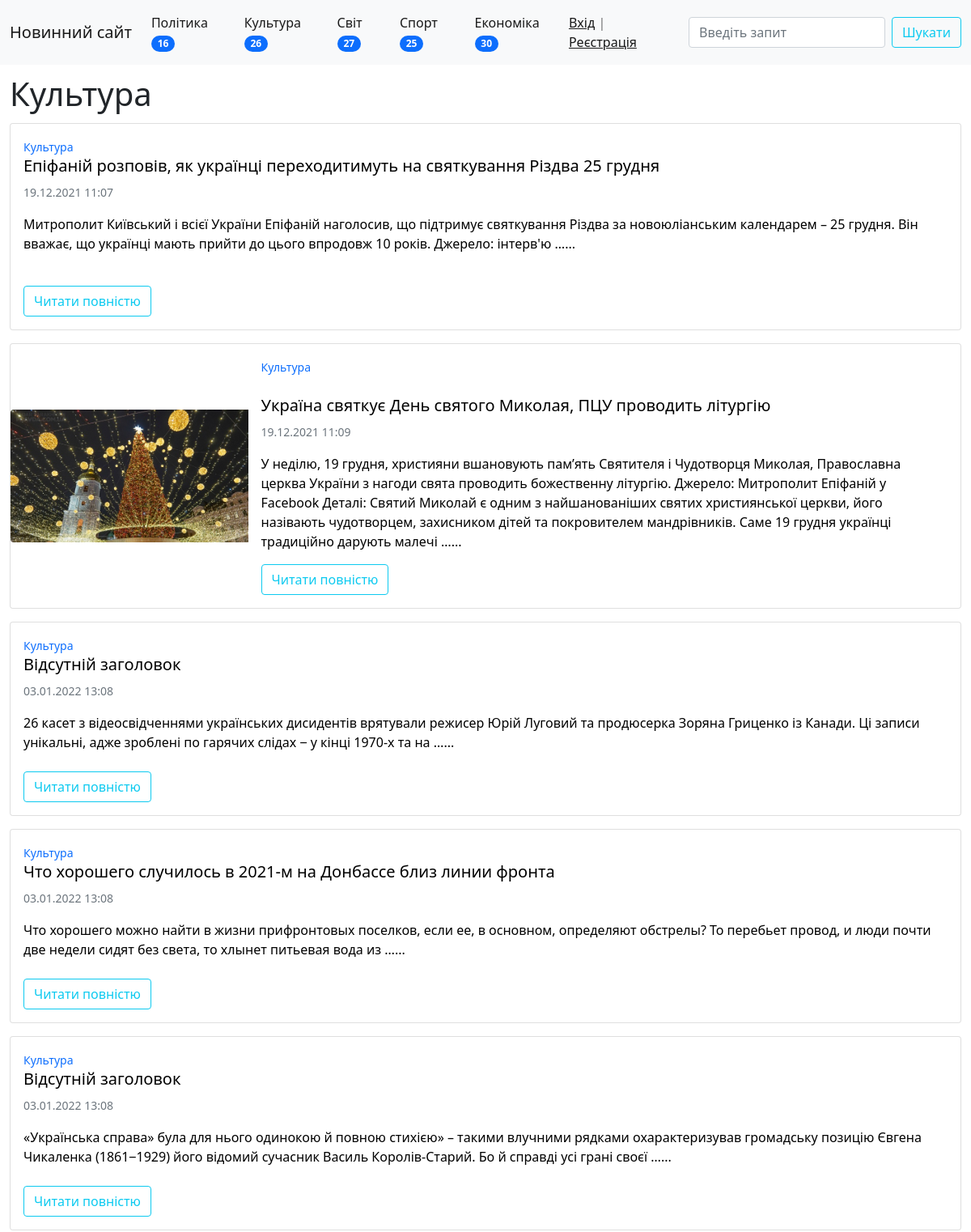
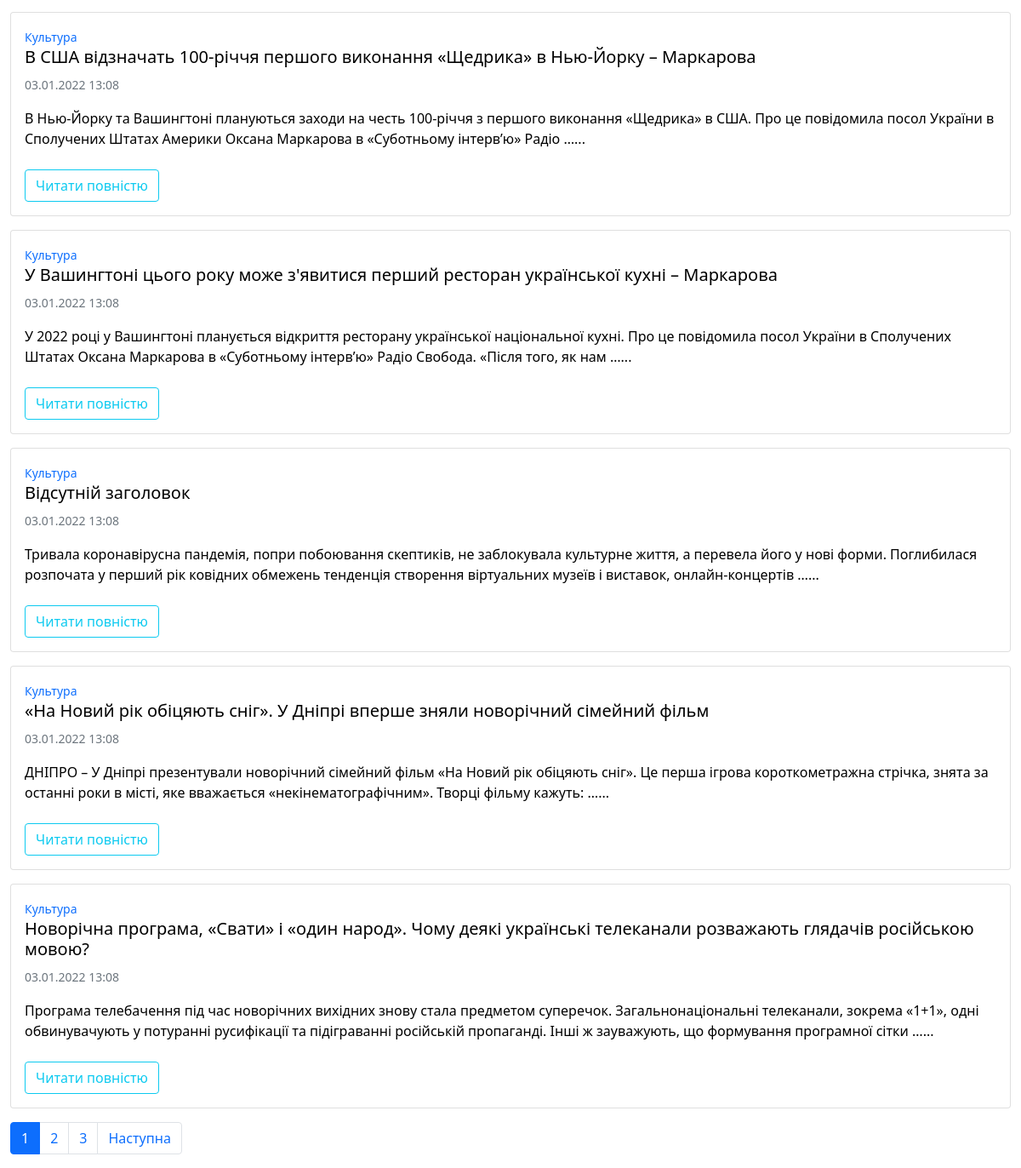
The app's page /category/2/ with its own data (2 pictures, top to bottom).
### news/models.py (models this page shows, shortened)
class Categories(models.Model):
    title = models.CharField(max_length=100, verbose_name='Категорія')
    class Meta:
        verbose_name = 'Категорія'
        verbose_name_plural = 'Категорії'
        ordering = ('id', )
    def __str__(self):
        return self.title
    def get_absolute_url(self):
        return reverse('category', kwargs={'category_id': self.pk})

class News(models.Model):
    title = models.CharField(max_length=150, verbose_name='Назва статті')
    content = models.TextField(blank=True, verbose_name='Контент статті')
    created_at = models.DateTimeField(auto_now_add=True, verbose_name='Створено')
    updated_at = models.DateTimeField(auto_now=True, verbose_name='Оновлено')
    photo = models.ImageField(verbose_name='Фото', upload_to='media/%Y/%m/%d/', max_length=150, blank=True)
    is_published = models.BooleanField(default=True, verbose_name='Опубліковано')
    category = models.ForeignKey('Categories', on_delete=models.CASCADE, verbose_name='Категорія')
    views_count = models.IntegerField(default=0, verbose_name='Кількість переглядів')
    class Meta:
        verbose_name = 'Новина'
        verbose_name_plural = 'Новини'
        ordering = ('created_at',)
    def get_absolute_url(self):
        return reverse('news_info', kwargs={'pk': self.pk})

### news/views.py (the view)
# urls.py: path('category/<int:category_id>/', CategoryNews.as_view(), name='category'),
class CategoryNews(ListView):
    model = News
    template_name = 'news/category_news.html'
    context_object_name = 'news'
    allow_empty = False
    paginate_by = 10
    def get_context_data(self, *, object_list=None, **kwargs):
        context = super().get_context_data(**kwargs)
        context['category'] = Categories.objects.get(pk=self.kwargs['category_id'])
        return context
    def get_queryset(self):
        return News.objects.filter(category=self.kwargs['category_id'], is_published=True).select_related('category')

### news/templatetags/news_tags.py (called while the page is built)
@register.simple_tag(name='get_list_categories')
def get_category():
    return Categories.objects.annotate(cnt=Count('news', filter=F('news__is_published'))).filter(cnt__gt=0)

### news/templates/news/category_news.html (shortened to what this page needs)
{% extends 'base.html' %}
{% block content %}
    <h1 style="margin: 1%">{{ category.title }}</h1>
    {{ block.super }}
{% endblock %}

### templates/base.html (shortened to what this page needs)
{% load static %}
<!doctype html>
<html lang="uk">
<head>
    <link href="{% static 'bootstrap/css/bootstrap.min.css' %}" rel="stylesheet">
    <link href="{% static 'custom/style.css' %}" rel="stylesheet">
</head>
<body>
{% block navbar %}
    {% include "inc/_navbar.html" %}
{% endblock %}
{% block content %}
    {% for item in news %}
        <div class="card mb-3"
             style="max-width: 100%; margin-bottom: auto; margin-top: auto; margin-left: 1%; margin-right: 1%;">
            <div class="row g-0">
                {% if item.photo %}
                    <div class="col-md-3 " style="margin-top: auto; margin-bottom: auto">
                        <a href="{{ item.get_absolute_url }}" style="text-decoration: none">
                            <img src="{{ item.photo.url }}" class="img-fluid rounded-start" alt="...">
                        </a>
                    </div>
                    <div class="col">
                        <div class="card-body">
                            <a href="{{ item.get_absolute_url }}" style="text-decoration: none">
                                <p class="card-text"><small>{{ item.category }}</small></p>
                            </a>
                            <br>
                            <a href="{{ item.get_absolute_url }}" style="text-decoration: none; color: black">
                                <h5 class="card-title">{{ item.title }}</h5>
                                <p class="card-text"><small
                                        class="text-muted">{{ item.created_at|date:"d.m.Y  H:i" }}</small></p>
                                <p class="card-text">{{ item.content|safe|linebreaks|truncatewords:50 }}...</p>
                            </a>
                            <a href="{{ item.get_absolute_url }}">
                                <button type="button" class="btn btn-outline-info">Читати повністю</button>
                            </a>
                        </div>
                    </div>
                {% else %}
                    <div class="col">
                        <div class="card-body">
                            <a href="{{ item.get_absolute_url }}" style="text-decoration: none">
                                <p class="card-text"><small>{{ item.category }}</small></p>
                            </a>
                            <a href="{{ item.get_absolute_url }}" style="text-decoration: none; color: black">
                                <h5 class="card-title">{{ item.title }}</h5>
                                <p class="card-text"><small
                                        class="text-muted">{{ item.created_at|date:"d.m.Y  H:i" }}</small></p>
                                <p class="card-text">{{ item.content|safe|truncatewords:30 }}...</p>
                            </a>
                            <br>
                            <a href="{{ item.get_absolute_url }}">
                                <button type="button" class="btn btn-outline-info">Читати повністю</button>
                            </a>
                        </div>
                    </div>
                {% endif %}
            </div>
        </div>
    {% endfor %}
{% endblock %}
{% if page_obj.has_other_pages %}
    {% block paginator %}
        <nav aria-label="..." style="margin-left: 1%">
            <ul class="pagination">
                {% for p in page_obj.paginator.page_range %}
                    {% if page_obj.number == p %}
                        <li class="page-item active"><a class="page-link" href="?page={{ p }}">{{ p }}</a></li>
                    {% elif p > page_obj.number|add:-3 and p < page_obj.number|add:3 %}
                        <li class="page-item"><a class="page-link" href="?page={{ p }}">{{ p }}</a></li>
                    {% endif %}
                {% endfor %}
                {% if page_obj.has_next %}
                    <li class="page-item"><a class="page-link" href="?page={{ page_obj.next_page_number }}">Наступна</a>
                    </li>
                {% endif %}
            </ul>
        </nav>
    {% endblock %}
{% endif %}
</body>
</html>

### templates/inc/_navbar.html (shortened to what this page needs)
{% load news_tags %}
{% get_list_categories as categories %}
<nav class="navbar navbar-expand-lg navbar-light bg-light">
    <div class="container-fluid">
        <a class="navbar-brand" href="{% url 'home' %}">Новинний сайт</a>
        <div class="collapse navbar-collapse" id="navbarScroll">
            <ul class="navbar-nav me-auto my-2 my-lg-0 navbar-nav-scroll" style="--bs-scroll-height: 100px;">
                {% for category in categories %}
                    <li class="nav-item">
                        <a class="nav-link active" aria-current="page"
                           href="{{ category.get_absolute_url }}">{{ category.title }} <span
                                class="badge bg-primary rounded-pill">{{ category.cnt }}</span></a>
                    </li>
                {% endfor %}
            </ul>
            {% block login-logout %}
                {% if request.user.is_authenticated %}
                    <span class="navbar-text" style="margin-right: 2%">
                        <div>Вітаю, {{ request.user.username }} | <a href="{% url 'logout' %}">Вихід</a></div>
                    </span>
                {% else %}
                    <span class="navbar-text" style="margin-right: 2%">
                        <a href="{% url 'login' %}">Вхід</a> | <a href="{% url 'register' %}">Реєстрація</a>
                    </span>
                {% endif %}
            {% endblock %}
            <form class="d-flex" action="{% url 'view_find_result' %}" method="get">
                <input class="form-control me-2" name="q" type="text" placeholder="Введіть запит" aria-label="Search">
                <button class="btn btn-outline-info" type="submit">Шукати</button>
            </form>
        </div>
    </div>
</nav>

### records on screen
Categories: title "Політика", cnt "16"
Categories: title "Культура", cnt "26"
Categories: title "Світ", cnt "27"
Categories: title "Спорт", cnt "25"
Categories: title "Економіка", cnt "30"
News: category "Культура", title "Епіфаній розповів, як українці переходитимуть на святкування Різдва 25 грудня", created_at "19.12.2021 11:07", content "Митрополит Київський і всієї України Епіфаній наголосив, що підтримує святкування Різдва за новоюліанським календарем – 25 грудня. Він вважає, що українці мають прийти до цього впродовж 10 років. Джерело: інтерв'ю …"
News: photo (picture), category "Культура", title "Україна святкує День святого Миколая, ПЦУ проводить літургію", created_at "19.12.2021 11:09", content "У неділю, 19 грудня, християни вшановують пам’ять Святителя і Чудотворця Миколая, Православна церква України з нагоди свята проводить божественну літургію. Джерело: Митрополит Епіфаній у Facebook Деталі: Святий Миколай є одним з найшанованіших святих християнської церкви, його назівають чудотворцем, захисником дітей та покровителем мандрівників. Саме 19 грудня українці традиційно дарують малечі …"
News: category "Культура", title "Відсутній заголовок", created_at "03.01.2022 13:08", content "26 касет з відеосвідченнями українських дисидентів врятували режисер Юрій Луговий та продюсерка Зоряна Гриценко із Канади. Ці записи унікальні, адже зроблені по гарячих слідах ‒ у кінці 1970-х та на …"
News: category "Культура", title "Что хорошего случилось в 2021-м на Донбассе близ линии фронта", created_at "03.01.2022 13:08", content "Что хорошего можно найти в жизни прифронтовых поселков, если ее, в основном, определяют обстрелы? То перебьет провод, и люди почти две недели сидят без света, то хлынет питьевая вода из …"
News: category "Культура", title "Відсутній заголовок", created_at "03.01.2022 13:08", content "«Українська справа» була для нього одинокою й повною стихією» – такими влучними рядками охарактеризував громадську позицію Євгена Чикаленка (1861‒1929) його відомий сучасник Василь Королів-Старий. Бо й справді усі грані своєї …"
News: category "Культура", title "В США відзначать 100-річчя першого виконання «Щедрика» в Нью-Йорку – Маркарова", created_at "03.01.2022 13:08", content "В Нью-Йорку та Вашингтоні плануються заходи на честь 100-річчя з першого виконання «Щедрика» в США. Про це повідомила посол України в Сполучених Штатах Америки Оксана Маркарова в «Суботньому інтерв’ю» Радіо …"
News: category "Культура", title "У Вашингтоні цього року може з'явитися перший ресторан української кухні – Маркарова", created_at "03.01.2022 13:08", content "У 2022 році у Вашингтоні планується відкриття ресторану української національної кухні. Про це повідомила посол України в Сполучених Штатах Оксана Маркарова в «Суботньому інтерв’ю» Радіо Свобода. «Після того, як нам …"
News: category "Культура", title "Відсутній заголовок", created_at "03.01.2022 13:08", content "Тривала коронавірусна пандемія, попри побоювання скептиків, не заблокувала культурне життя, а перевела його у нові форми. Поглибилася розпочата у перший рік ковідних обмежень тенденція створення віртуальних музеїв і виставок, онлайн-концертів …"
News: category "Культура", title "«На Новий рік обіцяють сніг». У Дніпрі вперше зняли новорічний сімейний фільм", created_at "03.01.2022 13:08", content "ДНІПРО – У Дніпрі презентували новорічний сімейний фільм «На Новий рік обіцяють сніг». Це перша ігрова короткометражна стрічка, знята за останні роки в місті, яке вважається «некінематографічним». Творці фільму кажуть: …"
News: category "Культура", title "Новорічна програма, «Свати» і «один народ». Чому деякі українські телеканали розважають глядачів російською мовою?", created_at "03.01.2022 13:08", content "Програма телебачення під час новорічних вихідних знову стала предметом суперечок. Загальнонаціональні телеканали, зокрема «1+1», одні обвинувачують у потуранні русифікації та підіграванні російській пропаганді. Інші ж зауважують, що формування програмної сітки …"

### other values on screen
{{ p }} "1"
{{ p }} "2" "3"
